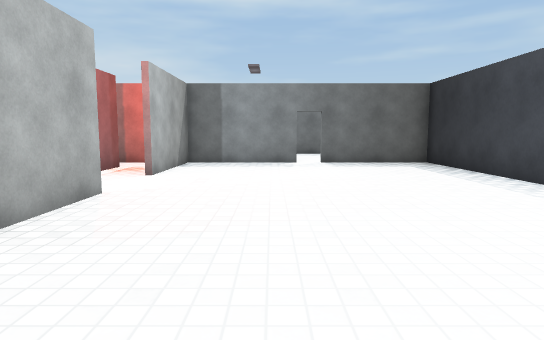
[1] (above)

23 first-person views from a walk through a 3-D level made in the Unity game engine. The camera is 1.2 m above the floor, tilts 6° down and sees 75° across. The floor is counted in squares, 1 m on a side. Each view is taken from the middle of a square. On the plan, view 1 faces up. The plan holds only what a view shows up to about 14 squares ahead; the rest is blank. The place goes on beyond the plan. Surface patterns are stand-ins for the level's own textures.

[2]
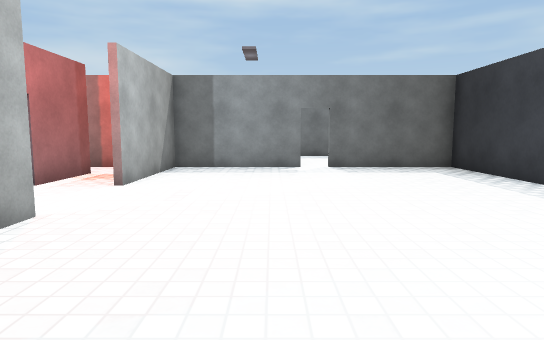

[3]
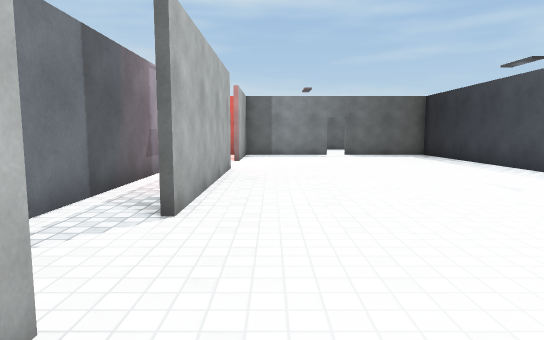

[4]
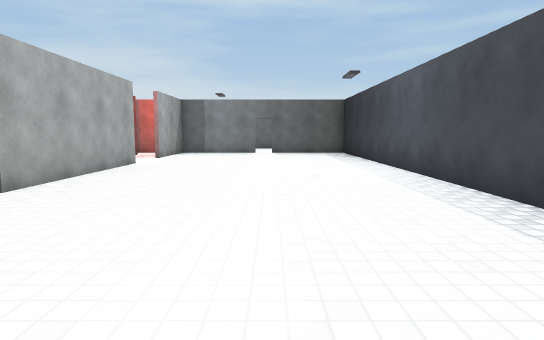

[5]
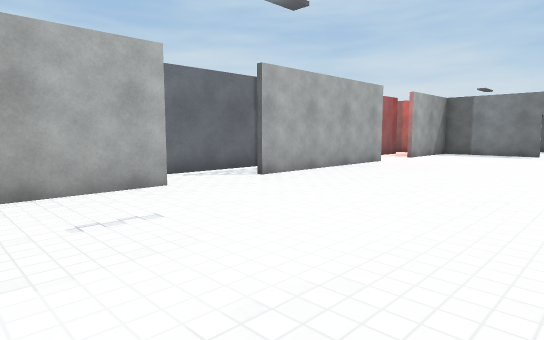

[6]
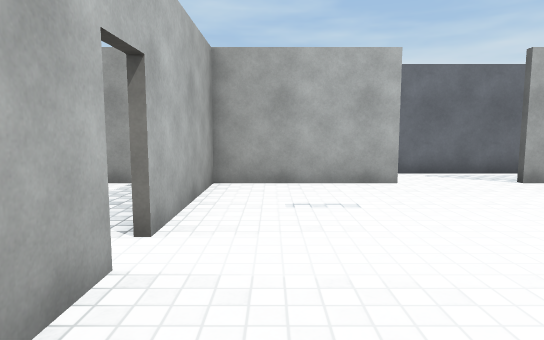

[7]
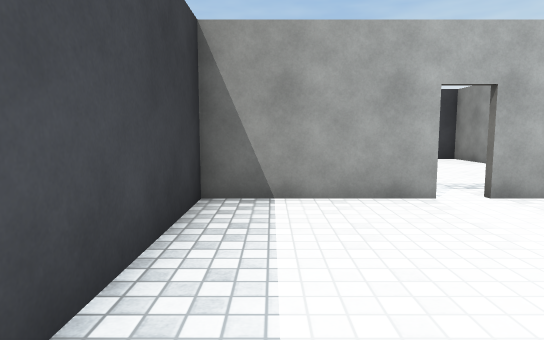

[8]
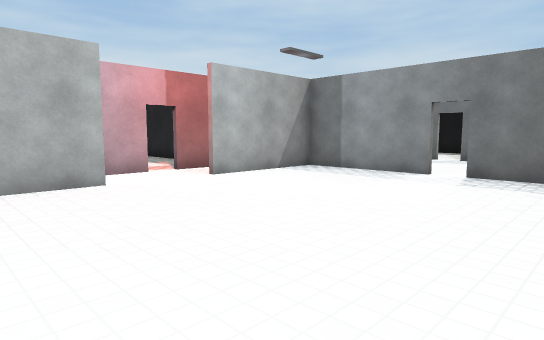

[9]
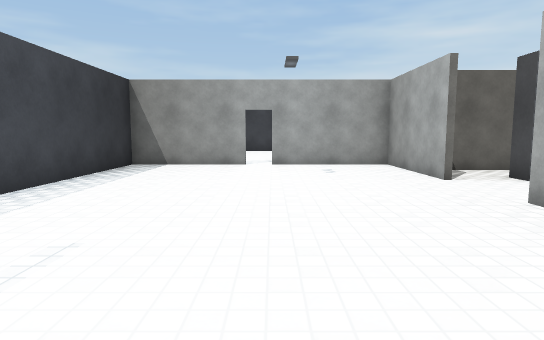

[10]
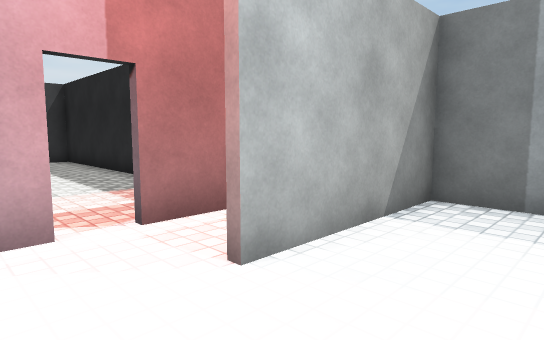

[11]
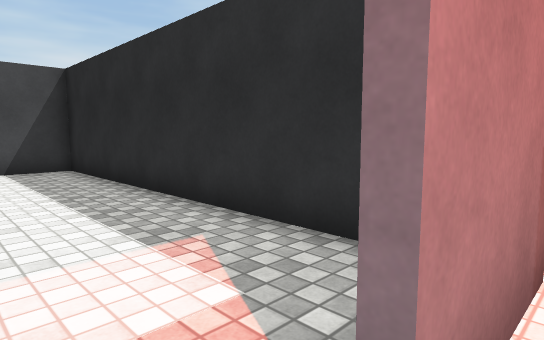

[12]
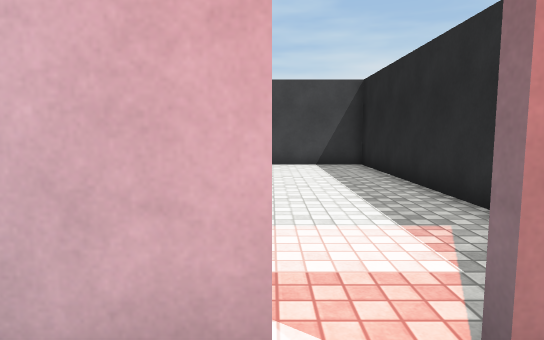

[13]
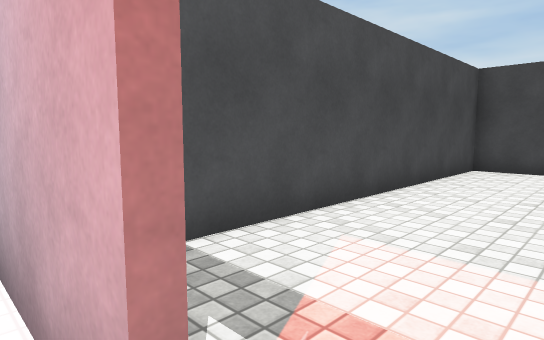

[14]
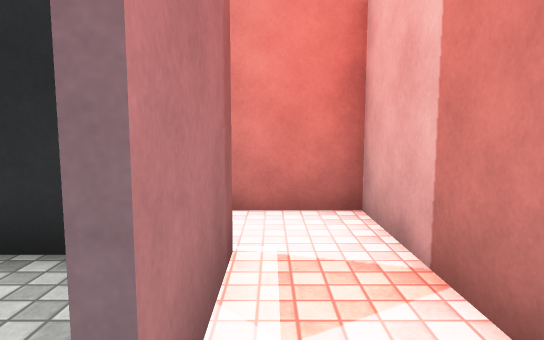

[15]
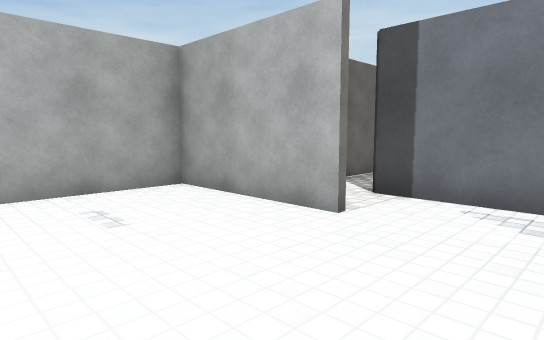

[16]
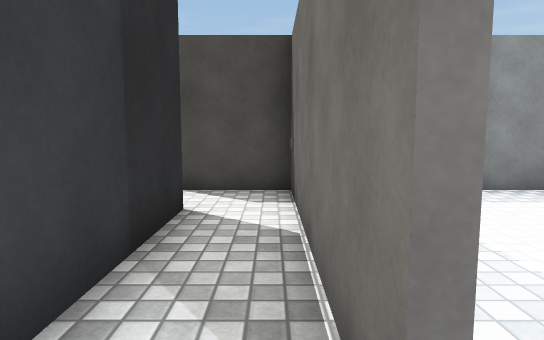

[17]
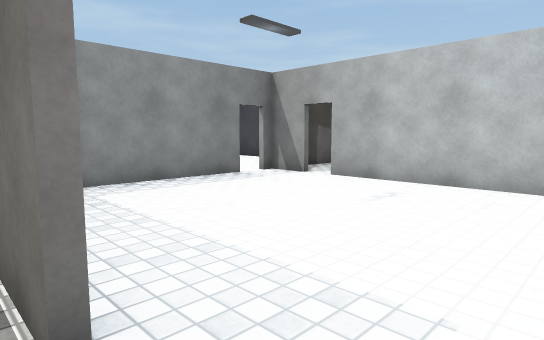

[18]
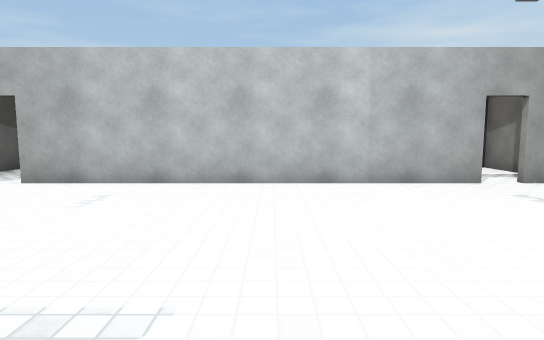

[19]
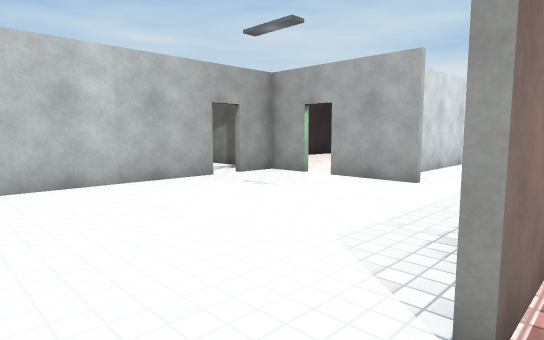

[20]
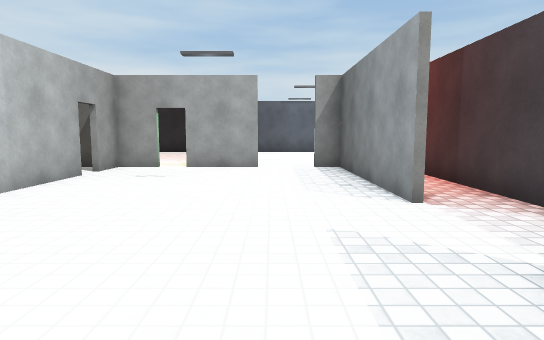

[21]
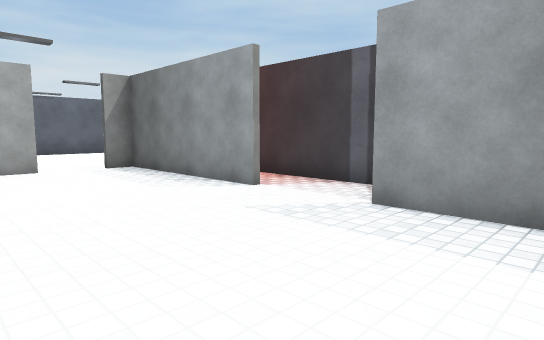

[22]
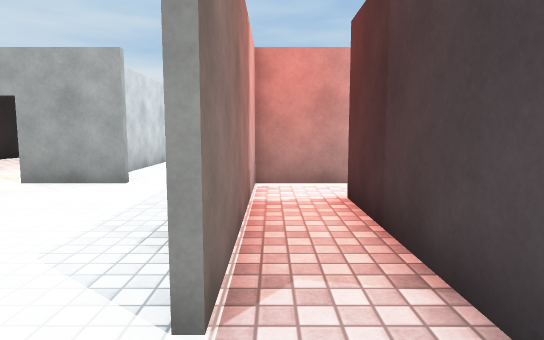

[23]
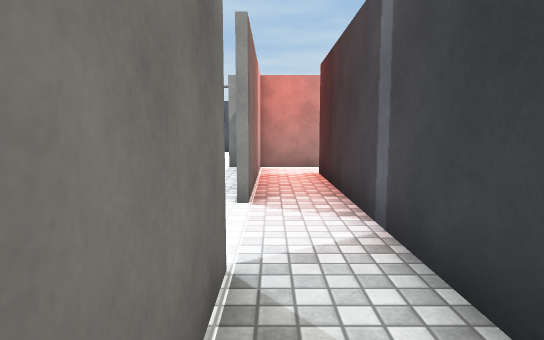

### Floor plan
Points are (right, up) in squares from view 1. A wall is a line through its corners. A room is listed if a view was taken in it or the views show most of it. See-through windows are left out.
Room 1 (views 1, 2, 3, 4, 5, 6, 7, 8, 9, 10, 11, 12, 13, 14, 15)
walls: (-3.4, 7) (-3.4, 0); (-3.4, -2.9) (-3.4, -7.4); (-5.4, 9.1) (-5.4, -3.6); (-3.6, 10.6) (-3.6, 12.6); (1.9, -7.4) (6.3, -7.4) (6.3, 14.4) (2, 14.4); (-5.4, 12.5) (-5.4, 9.9); (-3.6, -7.4) (1, -7.4); (1.1, 14.4) (-3.9, 14.4); (-3.4, 14.5) (-3.4, 10)
ways out: opening at (-5, -4) to room 2; gap at (-6, 9.5) to room 3; opening at (-5, 13); gap at (1.5, -8)
Room 2 (views 16, 17, 18, 19, 20, 21, 22, 23)
walls: (-12.9, -5.6) (-19.5, -5.6); (-10.1, -5.4) (-3.6, -5.4) (-3.6, -3); (-17.1, -13.4) (-6, -13.4); (-7.6, -5.6) (-10, -5.6); (-19.4, -8.4) (-19.4, -11); (-19.4, -11.9) (-19.4, -13.4) (-18, -13.4); (-5.1, -13.4) (-3.5, -13.4); (-3.6, -12) (-3.6, -7.4); (-5.4, -3.6) (-12.6, -3.6)
ways out: opening at (-5, -4) to room 1; opening at (-13, -5) to room 4; opening at (-20, -7.5); gap at (-20, -11.5); gap at (-17.5, -14); gap at (-5.5, -14)
Room 3 (no view inside)
walls: (-7, 12.4) (-17.4, 12.4) (-17.4, 6.6) (-7, 6.6)
ways out: gap at (-6, 9.5) to room 1
Room 4 (no view inside)
walls: (-19.1, -5.4) (-13, -5.4); (-19.4, -4.6) (-19.4, -6.5); (-12.6, -3.6) (-17.5, -3.6)
ways out: opening at (-13, -5) to room 2; opening at (-19, -4)

Positions as (right, up) in squares from view 1, and headings:
1: (0, 0), facing up
2: (0, 2), facing up
3: (-2, -5), facing up
4: (2, -7), facing up
5: (4, -7), facing up-left
6: (5, -6), facing left
7: (5, -1), facing down
8: (5, 4), facing up-left
9: (1, 6), facing down
10: (-1, 8), facing up-left
11: (-5, 9), facing up-left
12: (-4, 9), facing left
13: (-5, 10), facing down-left
14: (-5, 9), facing up
15: (1, 0), facing down-left
16: (-11, -5), facing right
17: (-12, -5), facing down-right
18: (-12, -5), facing down
19: (-11, -5), facing down-left
20: (-7, -8), facing left
21: (-7, -11), facing up-left
22: (-11, -5), facing left
23: (-7, -5), facing left
